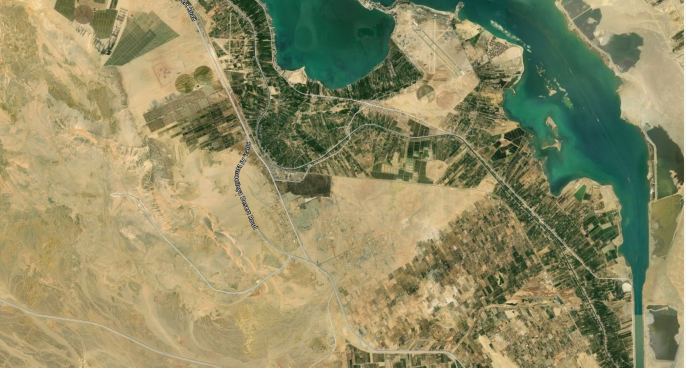
#> input picture suez.jpg, 1372 x 735 px (shown at 1/2 size)
$ python app.py
#> lines starting #> are read from the running program, lines starting #| are printed output that depends on the picture
import os
import numpy as np
from PIL import Image
from sklearn.cluster import KMeans

# Configuration
INPUT_IMAGE = "suez.jpg"
OUTPUT_IMAGE = "suez_segmented.png"
TARGET_SIZE = (1024, 1024)
N_CLUSTERS = 4

# Class names for the 4 clusters
CLASS_NAMES = ["Urban", "Water", "Vegetation", "Bare Soil"]

# Color mapping for each cluster (RGB)
CLASS_COLORS = {
    0: (128, 128, 128),    # Urban - Gray
    1: (0, 0, 255),        # Water - Blue
    2: (0, 255, 0),        # Vegetation - Green
    3: (255, 255, 0),      # Bare Soil - Yellow
}


def ensure_image_exists(path: str) -> None:
    """Check if input image exists."""
    if not os.path.exists(path):
        raise FileNotFoundError(
            f"Input image not found: {path}. Place the file in the same directory as this script."
        )


def load_and_preprocess_image(path: str, target_size: tuple) -> np.ndarray:
    """Load image and resize to target size."""
#> called with path = 'suez.jpg', target_size = (1024, 1024)
    img = Image.open(path).convert("RGB")
#> img is the input picture: PIL image 1372x735 RGB; mean R, G, B 143.3, 139.5, 100.1
    img = img.resize(target_size, Image.Resampling.LANCZOS)
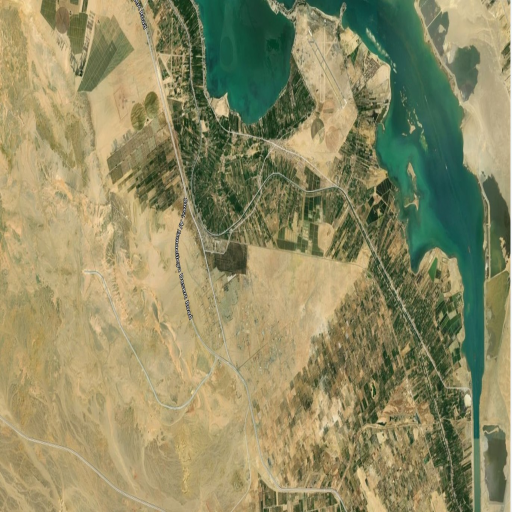
#> img: PIL image 1024x1024 RGB (shown at 1/2 size); mean R, G, B 143.3, 139.5, 100.1
    return np.array(img, dtype=np.float32) / 255.0


def perform_kmeans_segmentation(image: np.ndarray, n_clusters: int) -> np.ndarray:
    """
    Apply KMeans clustering to segment the image.

    Args:
        image: Input image array (H, W, 3) with values in [0, 1]
        n_clusters: Number of clusters

    Returns:
        Segmentation mask (H, W) with cluster labels
    """
#> called with n_clusters = 4
    h, w, c = image.shape
#> h = 1024; w = 1024; c = 3

    # Reshape image to (H*W, C) for clustering
    pixels = image.reshape(-1, c)

    # Apply KMeans
    kmeans = KMeans(n_clusters=n_clusters, random_state=42, n_init=10)
    labels = kmeans.fit_predict(pixels)

    # Reshape back to image dimensions
    mask = labels.reshape(h, w)
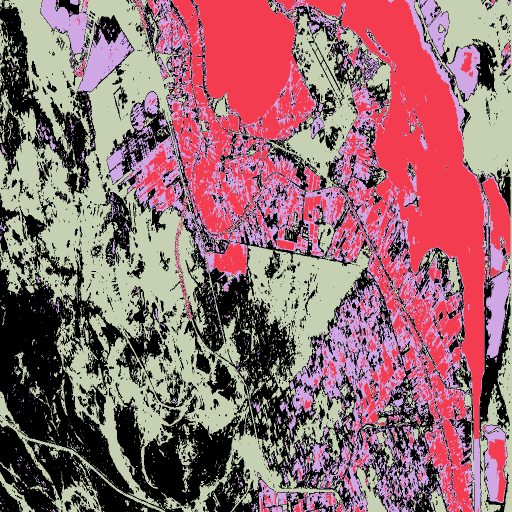
#> mask: shape (1024, 1024) int32 (shown at 1/2 size); 4 distinct labels, from 0 to 3; one colour per label, 0 black

    return mask


def create_colored_segmentation(mask: np.ndarray, colors: dict, target_size: tuple) -> Image.Image:
    """
    Create a colored segmentation image from mask labels.

    Args:
        mask: Segmentation mask with cluster labels
        colors: Dictionary mapping cluster index to RGB color
        target_size: Target image size

    Returns:
        PIL Image with colored segmentation
    """
#> called with target_size = (1024, 1024)
    colored = np.zeros((mask.shape[0], mask.shape[1], 3), dtype=np.uint8)

    for cluster_id in range(len(colors)):
        colored[mask == cluster_id] = colors[cluster_id]

    return Image.fromarray(colored, mode="RGB")


def save_segmentation_results(
    mask: np.ndarray,
    colors: dict,
    output_path: str,
    target_size: tuple
) -> None:
    """Save colored segmentation image."""
    colored_img = create_colored_segmentation(mask, colors, target_size)
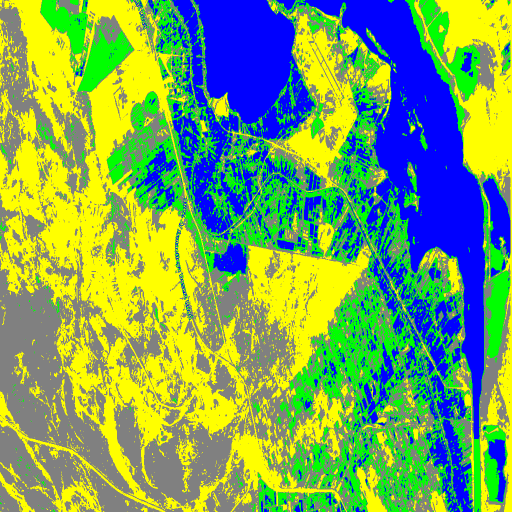
#> colored_img: PIL image 1024x1024 RGB (shown at 1/2 size); mean R, G, B 119.8, 162.6, 92.7
    colored_img.save(output_path)
    print(f"Saved colored segmentation to {output_path}")


def print_segmentation_info(mask: np.ndarray) -> None:
    """Print information about the segmentation results."""
    print("\nSegmentation Results:")
    print("-" * 40)
    for cluster_id in range(len(CLASS_NAMES)):
        pixels = np.sum(mask == cluster_id)
        percentage = (pixels / mask.size) * 100
        print(f"{CLASS_NAMES[cluster_id]}: {percentage:.2f}% ({pixels} pixels)")
#> this loop made 4 passes
#> (pixels, percentage) on passes 1 to 4: (324157, 30.91), (218643, 20.85), (175804, 16.77), (329972, 31.47)
#| Urban: 30.91% (324157 pixels)
#| Water: 20.85% (218643 pixels)
#| Vegetation: 16.77% (175804 pixels)
#| Bare Soil: 31.47% (329972 pixels)


def main() -> None:
    """Main segmentation pipeline."""
    print("Loading image...")
    ensure_image_exists(INPUT_IMAGE)

    # Load and preprocess image
    image = load_and_preprocess_image(INPUT_IMAGE, TARGET_SIZE)
    print(f"Image loaded and resized to {TARGET_SIZE}")

    # Perform KMeans clustering
    print("Performing KMeans clustering...")
    mask = perform_kmeans_segmentation(image, N_CLUSTERS)

    # Save results
    print("Creating colored segmentation...")
    save_segmentation_results(mask, CLASS_COLORS, OUTPUT_IMAGE, TARGET_SIZE)

    # Print statistics
    print_segmentation_info(mask)

    print("\nSegmentation complete!")


if __name__ == "__main__":
    main()
